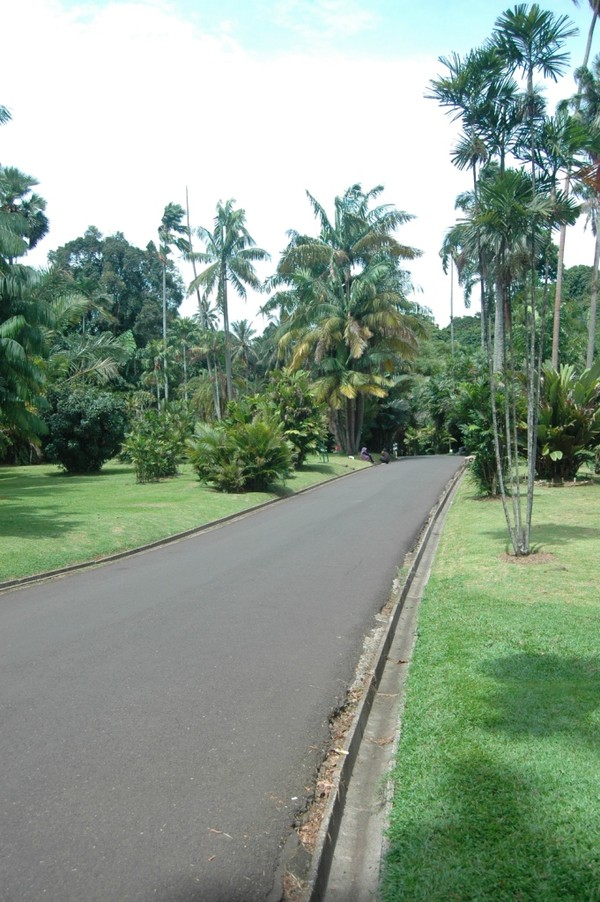
#> input picture krb3.jpg, 600 x 902 px, found by its file name
$ python lines.py
#> lines starting #> are read from the running program, lines starting #| are printed output that depends on the picture

import numpy as np
import cv2

#img = cv2.imread("C:\\Users\\Esa\\Documents\\a1OpenCVcodes\\krb.jpg",1)
img = cv2.imread("C:\\Users\\Esa\\Documents\\a1OpenCVcodes\\krb3.jpg",1)
#> img is the input picture: shape (902, 600, 3); mean B, G, R 140.5, 156.6, 139.5
scRatio = 0.7
img = cv2.resize(img, None, fx =scRatio, fy = scRatio, interpolation = cv2.INTER_CUBIC)
#> img: shape (631, 420, 3)

height = img.shape[0]
#> height = 631
width = img.shape[1]
#> width = 420

hdiv2 = int(height/5)
#> hdiv2 = 126
#img = img[hdiv2:height, 0:width]

#img = cv2.GaussianBlur(img,(3,3),cv2.BORDER_DEFAULT)
img = cv2.blur(img,(3,3))


gray = cv2.cvtColor(img, cv2.COLOR_RGB2GRAY)
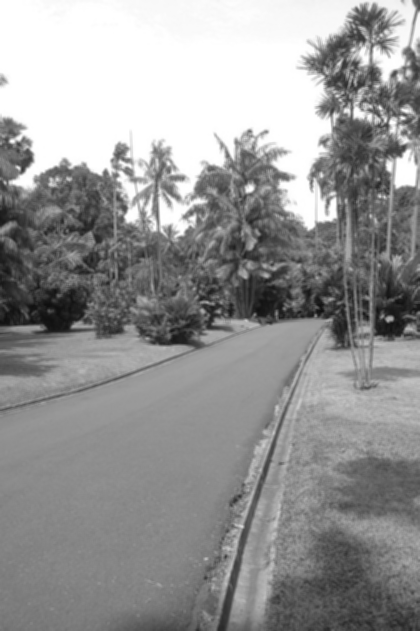
#> gray: shape (631, 420); min 14, max 255, mean 149.8

edges = cv2.Canny(gray, 80,200, apertureSize=3)
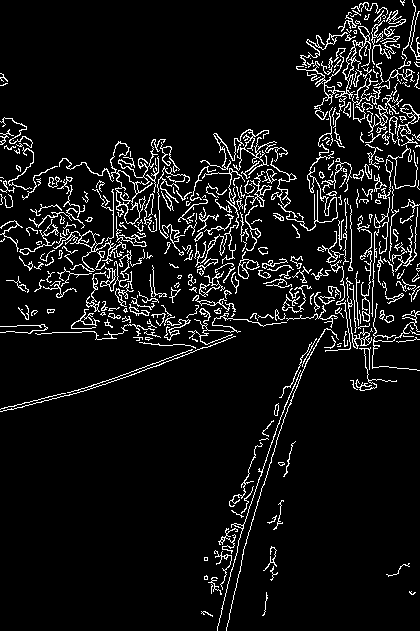
#> edges: shape (631, 420); 7.6% white in thin lines or dots
lines = cv2.HoughLines(edges,1, np.pi/180,200)
#> lines = [[401, 0.332]]


cv2.imshow('Edge image',edges)

getH = 1

if getH == 1:
	for line in lines:
		rho,theta = line[0]
		a = np.cos(theta)
		b = np.sin(theta)
		x0 = a * rho
		y0 = b * rho

		x1 = int(x0 + 1000*(-b))
		y1 = int(y0 + 1000*(a))

		x2 = int(x0 - 1000*(-b))
		y2 = int(y0 - 1000*(a))

		cv2.line(img, (x1, y1), (x2, y2), (0, 0, 255), 2)
		cv2.imshow('Image',img)
#> this loop made 1 pass
#> (rho, theta, a, b, x0, y0, x1, y1) on pass 1: (401, 0.332, 0.946, 0.326, 379.2, 130.6, 53, 1076)
#> pass 1, `cv2.imshow('Image',img)`:
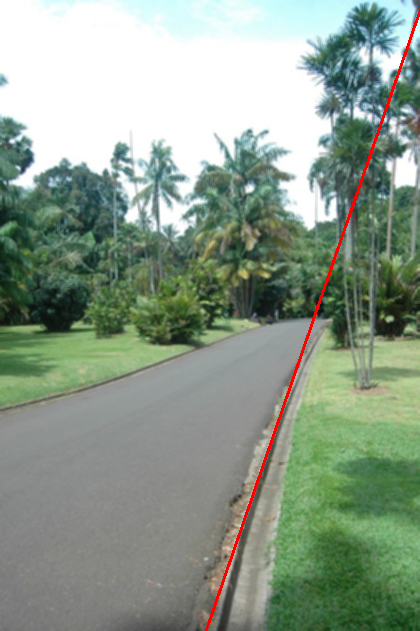
#> window 'Image': shape (631, 420, 3); mean B, G, R 139.6, 155.6, 140.5


cv2.waitKey(0)
cv2.destroyAllWindows()

$ run again, with krb.jpg copied over krb3.jpg
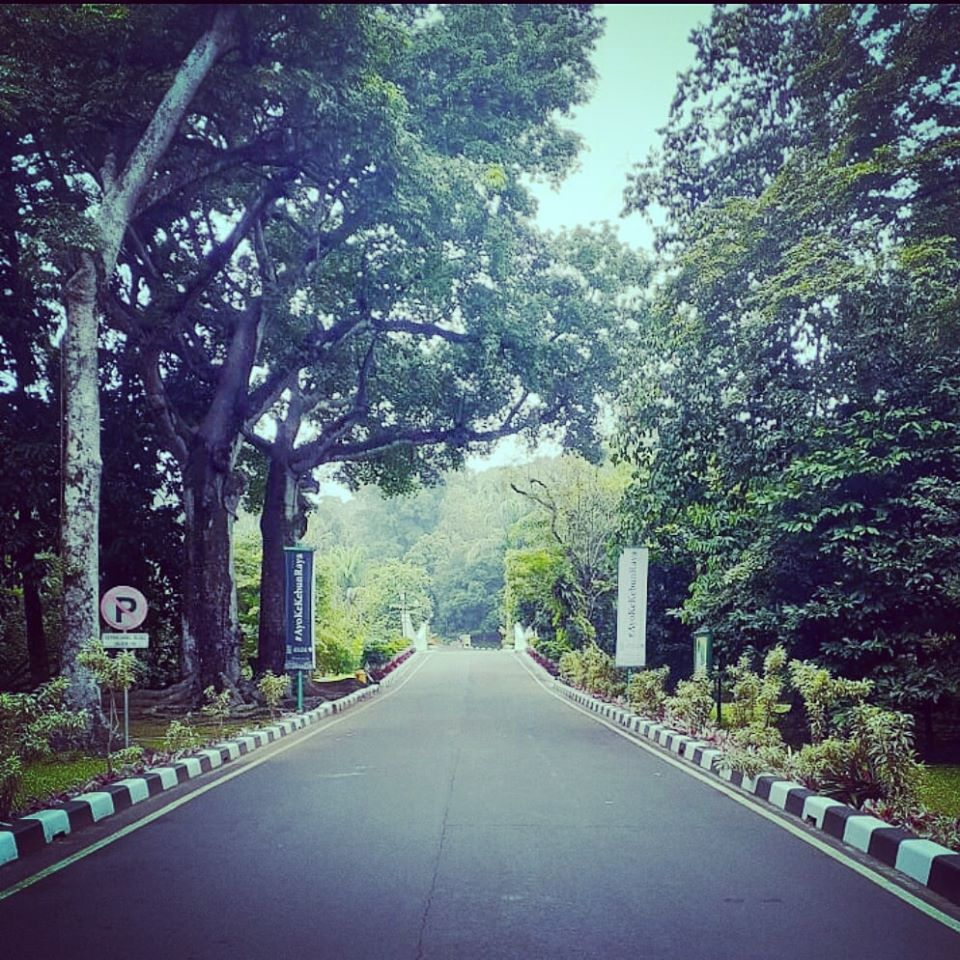
#> input picture krb.jpg, 960 x 960 px, found by its file name
#> img is the input picture: shape (960, 960, 3); mean B, G, R 116.6, 104.4, 91.6
#> `edges = cv2.Canny(gray, 80,200, apertureSize=3)`:
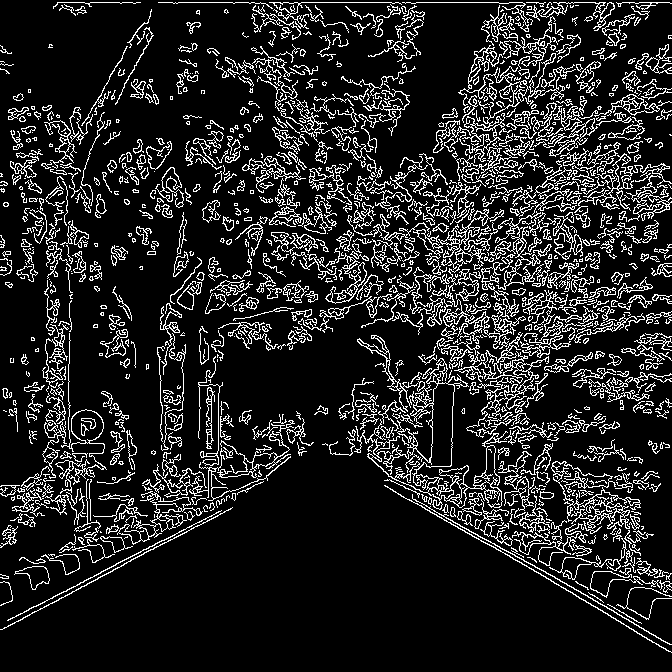
#> edges: shape (672, 672); 14.1% white in thin lines or dots
#> lines = 131 rows, first 8: [2, 1.57], [556, 1.08], [555, 1.1], [214, 2.11], [453, 0.785], [462, 0.785], [460, 0.785], [457, 0.785]
#> the loop `for line in lines:` made 131 passes
#> (rho, theta, a, b, x0, y0, x1, y1) on passes 1 to 8: (2, 1.57, -4.37e-08, 1, -8.74e-08, 2, -1000, 1), (556, 1.08, 0.469, 0.883, 261, 490.9, -621, 960), (555, 1.1, 0.454, 0.891, 252, 494.5, -639, 948), (214, 2.11, -0.515, 0.857, -110.2, 183.4, -967, -331), (453, 0.785, 0.707, 0.707, 320.3, 320.3, -386, 1027), (462, 0.785, 0.707, 0.707, 326.7, 326.7, -380, 1033), (460, 0.785, 0.707, 0.707, 325.3, 325.3, -381, 1032), (457, 0.785, 0.707, 0.707, 323.1, 323.1, -383, 1030)
#> after the loop `for line in lines:`:
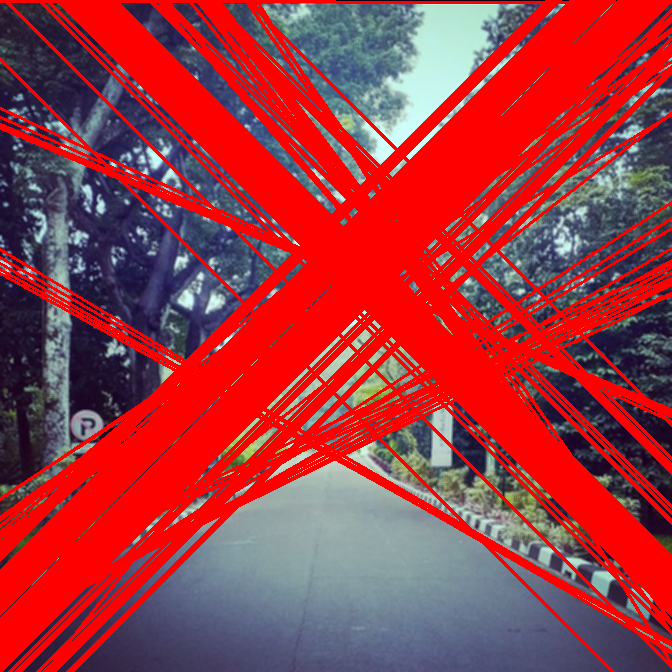
#> img: shape (672, 672, 3); mean B, G, R 64.6, 55.6, 162.6
